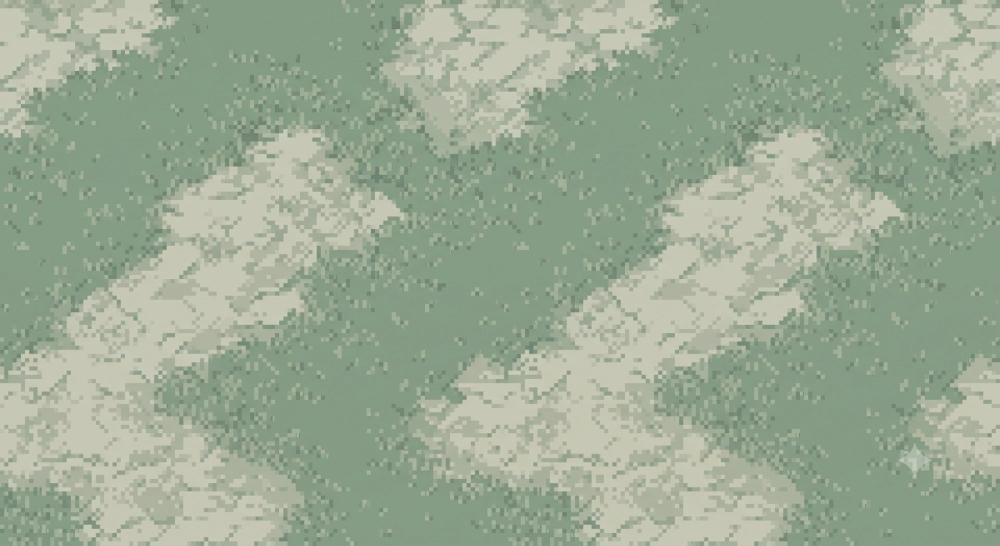
#> input picture sheets/ground_heaven.png, 2000 x 1091 px, given in place of ground_heaven.png.png, which was not available (shown at 1/2 size)
$ python ground_extract.py sheets/ground_heaven.png
#> lines starting #> are read from the running program, lines starting #| are printed output that depends on the picture; pictures that were not available may be replaced by others from this repository, and a replacement may not be noted
"""바닥 텍스처 시트 → assets/ground_<zone>.png (4방향 무봉화).
사용: python ground_extract.py <zone> [--patch=x,y,w,h]
sheets/ground_<zone>.png 를 읽는다. 투명 없음(꽉 찬 그림). 시트가 완전 무봉이 아니라
가장자리 k px를 반대편과 서로 섞어(가로·세로 모두) 이음새를 죽인다.
--patch 는 제미나이 ✦ 워터마크를 왼쪽 같은 크기 띠 복사로 메운다(bg_extract와 동일).
"""
from PIL import Image
import numpy as np, os, sys

R = os.path.dirname(os.path.abspath(__file__))
zone = sys.argv[1]
a = np.array(Image.open('%s/sheets/ground_%s.png' % (R, zone)).convert('RGB')).astype(float)
H, W, _ = a.shape
#> H = 1091; W = 2000

for arg in sys.argv[2:]:
    if arg.startswith('--patch'):
        x, y, w, h = map(int, arg.split('=')[1].split(','))
        a[y:y + h, x:x + w] = a[y:y + h, x - w:x]
        print('패치 (%d,%d %dx%d) ← 왼쪽 띠 복사' % (x, y, w, h))

K = 48
def blend_axis(img, axis):
    # 양 끝 K px를 반대편과 섞는다 — 바깥으로 갈수록 반대편 비중이 0.5까지
#> called with axis = 1
    out = img.copy()
    n = img.shape[axis]
#> n = 2000
    for i in range(K):
        t = (i + 0.5) / K                # 0=바깥 끝, 1=안쪽
        wo = 0.5 * (1 - t)               # 반대편 비중
        lo, hi = i, n - K + i
        if axis == 1:
            L, Rr = img[:, lo], img[:, hi]
            out[:, lo] = L * (1 - wo) + Rr * wo
            out[:, hi] = Rr * (1 - wo) + L * wo
        else:
            T, B = img[lo], img[hi]
            out[lo] = T * (1 - wo) + B * wo
            out[hi] = B * (1 - wo) + T * wo
    return out

a = blend_axis(a, 1)
a = blend_axis(a, 0)
out = np.clip(a, 0, 255).astype(np.uint8)
im = Image.fromarray(out, 'RGB')
# 용량 — 폭 1024로 줄이고(2000px 시트는 2배 오버샘플) 팔레트 PNG-8로 저장.
# 저대비 텍스처라 256색이면 티 안 난다. 빌드 16MB 한도(v2.61.6).
MAXW = 1024
if im.width > MAXW:
    im = im.resize((MAXW, round(im.height * MAXW / im.width)), Image.LANCZOS)
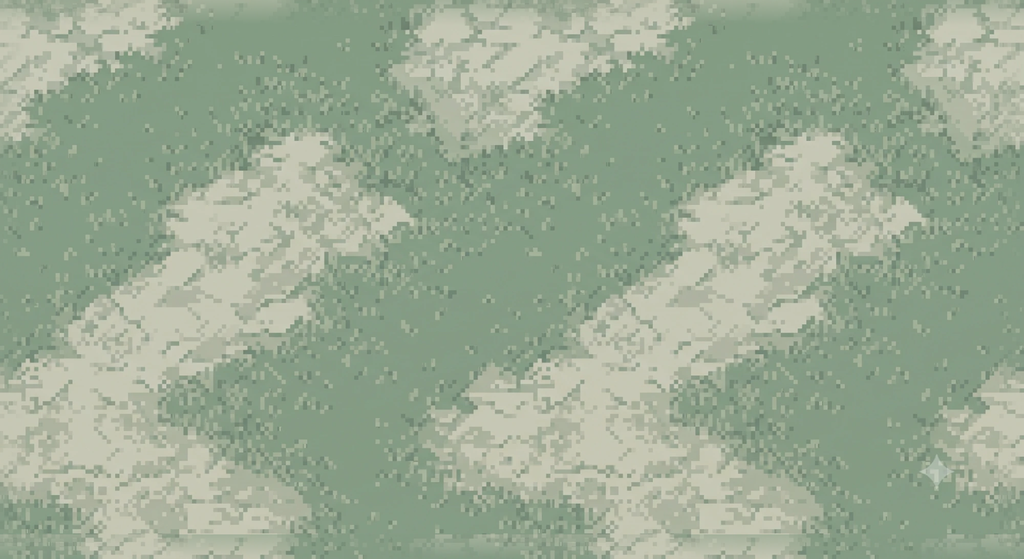
#> im: PIL image 1024x559 RGB; mean R, G, B 155.2, 169.8, 148.3
im.quantize(256, method=2).save('%s/assets/ground_%s.png' % (R, zone), optimize=True)
out = np.array(im.convert('RGB'))
W, H = im.size
#> W = 1024; H = 559
mean = out.reshape(-1, 3).mean(0).astype(int)
#> mean = [155, 169, 148]
print('바닥 %s → assets/ground_%s.png (%dx%d, 평균색 #%02x%02x%02x)' % (zone, zone, W, H, *mean))
#| 바닥 sheets/ground_heaven.png → assets/ground_sheets/ground_heaven.png.png (1024x559, 평균색 #9ba994)
# 검사판 — 2×2 타일링해 이음새가 보이는지
tile = Image.fromarray(out, 'RGB')
board = Image.new('RGB', (W * 2, H * 2))
#> board: PIL image 2048x1118 RGB; every value is 0
for i in range(2):
    for j in range(2): board.paste(tile, (i * W, j * H))
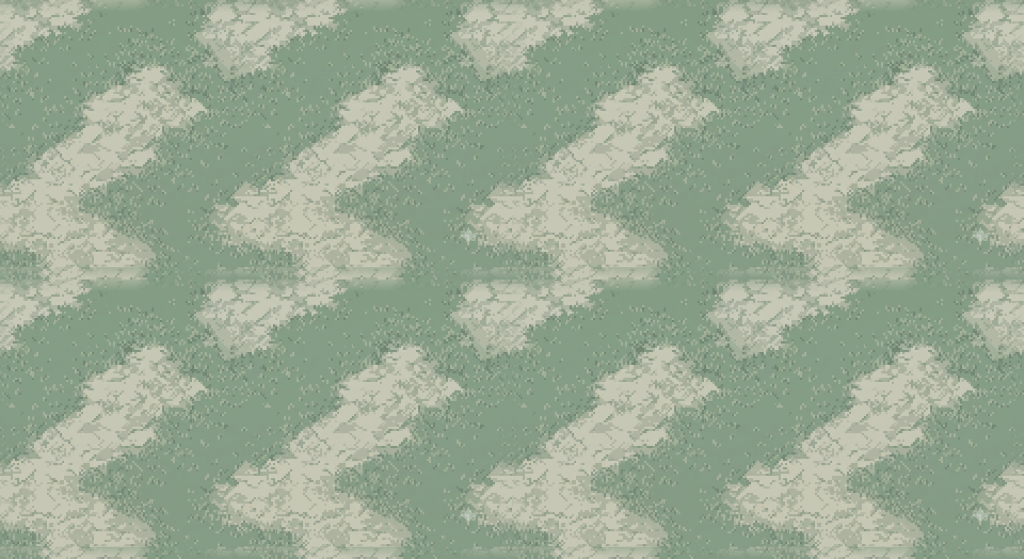
#> board: PIL image 2048x1118 RGB (shown at 1/2 size); mean R, G, B 155.2, 169.8, 148.3
board.resize((W, H), Image.NEAREST).save('%s/review/ground_%s.png' % (R, zone))
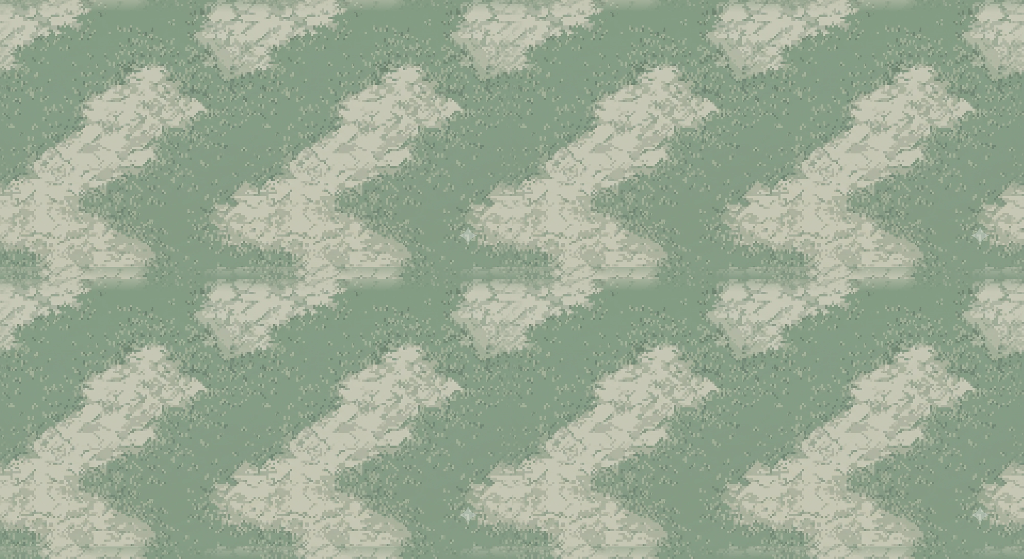
#> saved as ground_heaven.png.png: PIL image 1024x559 RGB; mean R, G, B 155.2, 169.8, 148.3
print('검사판(2×2 타일) → review/ground_%s.png' % zone)
